Frame 1 (no input): blank canvas, image omitted
Frame 60 (no input): blank canvas, image omitted
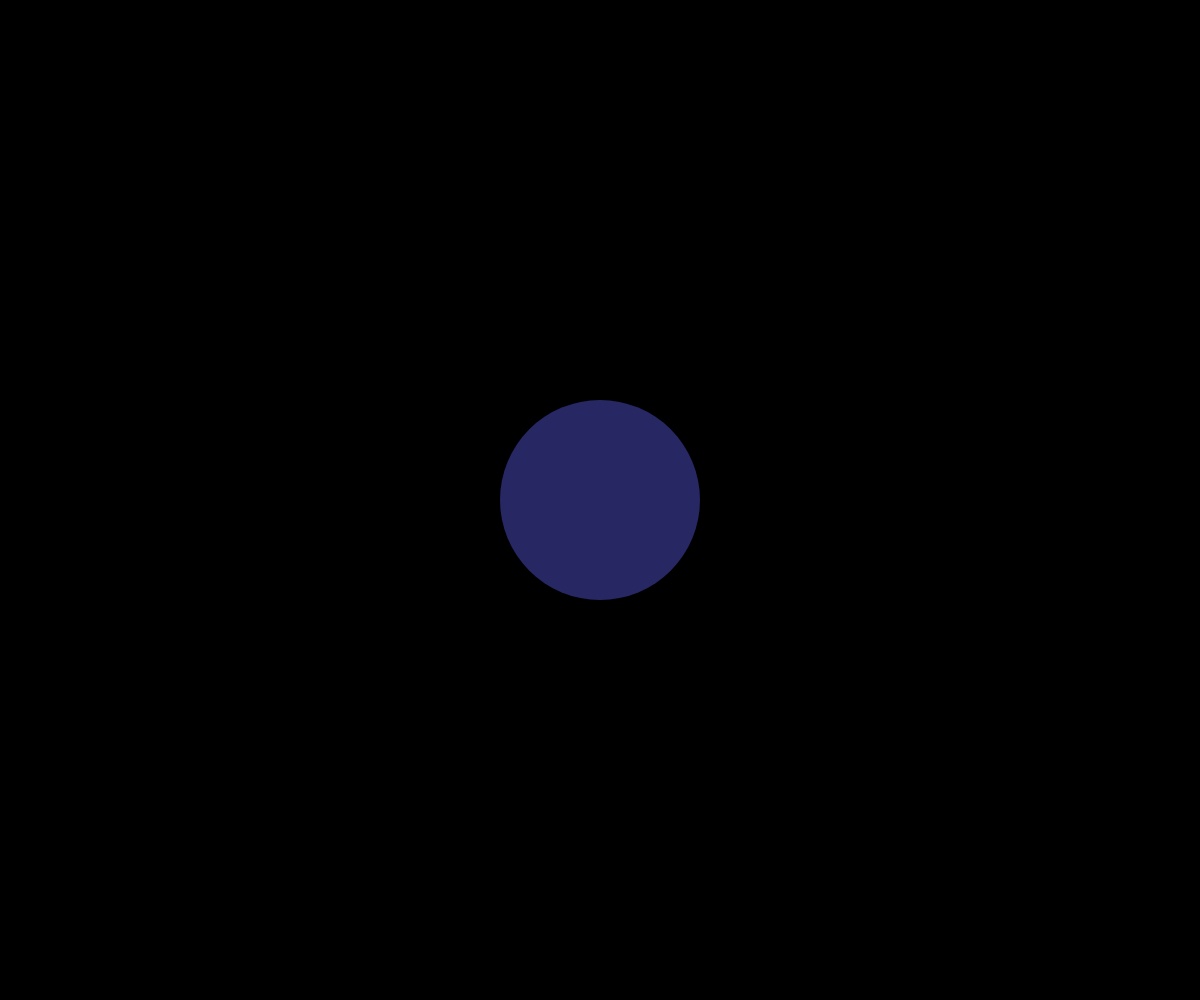
Frame 120 (the mouse pressed at the canvas centre since frame 60)

The p5.js sketch whose frames 1 and 60 were blank and that drew this single picture after the mouse press (run headless with seeded random() and noise() and a simulated clock; from frame 60 on, the mouse is pressed at the canvas centre):

// p5.js sketch
// ── sketch.js
let drops = [];
let pressStartTime;
let dropSize;
let isPressing = false;
const maxDrops = 200; // Máximo número de gotas

function setup() {
  createCanvas(windowWidth, windowHeight);
  background(0);
  dropSize = 10000; // Tamaño inicial de la gota
}

function mousePressed(e) {
  pressStartTime = millis(); // Registrar el tiempo en que se empieza a presionar el mouse
  isPressing = true; // Indicar que se está presionando el mouse
}

function mouseReleased(e) {
  let pressDuration = millis() - pressStartTime; // Calcular la duración de la presión
  let dropRadius = pressDuration / 10; // Ajustar el tamaño de la gota basado en la duración

  let drop = new Drop(mouseX, mouseY, dropRadius);
  for (let other of drops) {
    other.marble(drop);
  }

  // Añadir la nueva gota a la lista de gotas
  drops.push(drop);

  // Limitar el número de gotas
  if (drops.length > maxDrops) {
    drops.shift(); // Eliminar la gota más antigua
  }

  isPressing = false; // Indicar que se dejó de presionar el mouse
}

function draw() {
  background(0);
  noStroke();

  // Dibujar las gotas existentes
  for (let drop of drops) {
    drop.show();
  }

  // Mostrar el tamaño de la gota mientras se presiona el mouse
  if (isPressing) {
    let pressDuration = millis() - pressStartTime;
    dropSize = pressDuration / 10; // Ajustar la tasa de crecimiento del tamaño

    fill(100, 100, 255, 100); // Color de la gota en tiempo real
    ellipse(mouseX, mouseY, dropSize * 2); // Dibujar la gota en el cursor
  }
}
